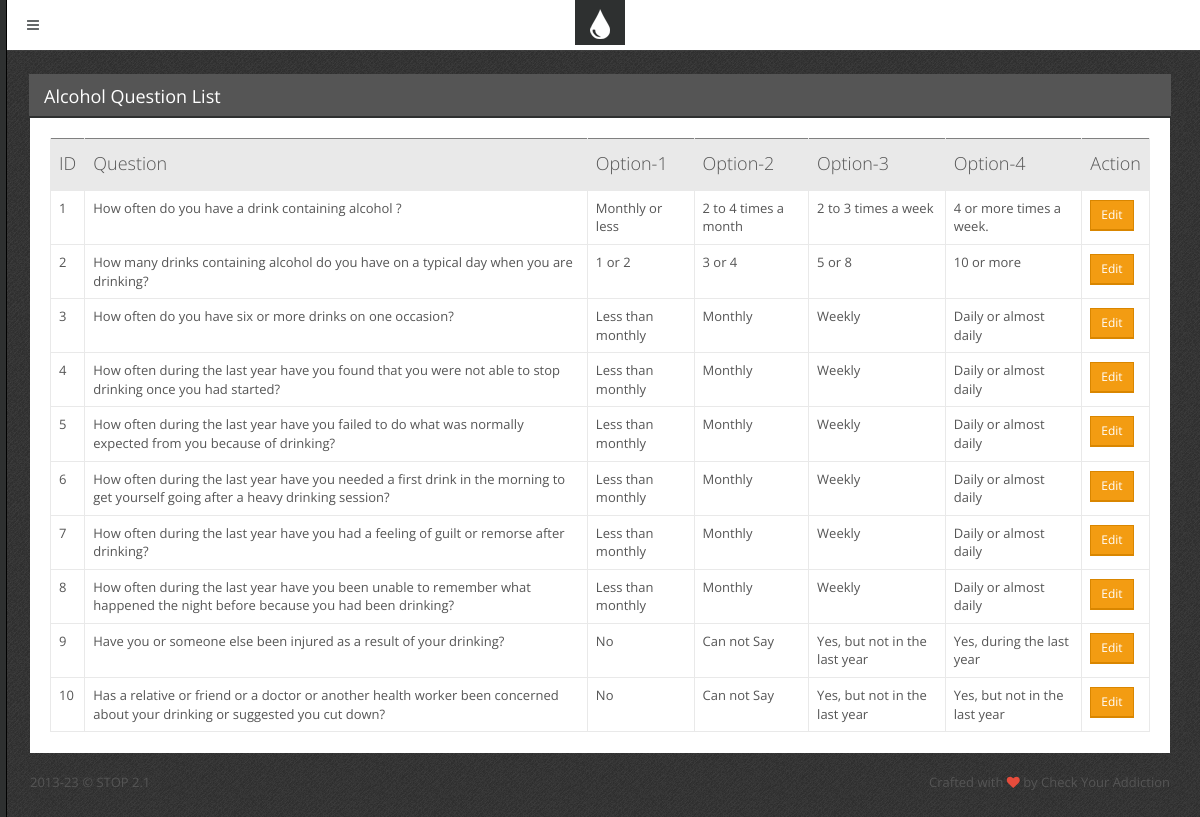
Page /add_question.php on the committed database.
### tables this page shows
CREATE TABLE IF NOT EXISTS `questions` (
  `id` int(11) NOT NULL AUTO_INCREMENT,
  `qid` int(11) NOT NULL,
  `question` varchar(256) NOT NULL,
  `option1` varchar(256) NOT NULL,
  `option2` varchar(256) NOT NULL,
  `option3` varchar(256) NOT NULL,
  `option4` varchar(256) NOT NULL,
  PRIMARY KEY (`id`)
);

### add_question.php (the view, shortened to what this page needs)
<?php include 'inc/top.php';       ?>
<?php
    include("db.php");
            $result = mysqli_query($con,"SELECT * FROM questions  ");
?>
<div class="block">
        <div class="block-title">
            <h2>Alcohol Question List</h2>
        </div>
        <div class="table-responsive">
            <table id="general-table" class="table" border="1">
                <thead>
                    <tr>
                        <th>ID </th>
                        <th>Question</th>
                        <th>Option-1</th>
                        <th>Option-2</th>
                        <th>Option-3</th>
                        <th>Option-4</th>
                        <th >Action</th>
                    </tr>
                </thead>
                <tbody>
                    <?php
                                while($test = mysqli_fetch_array($result))
                            {
                                $qid = $test['qid'];
                    ?>
                    <tr>
                        <td ><?php echo "".$test['qid'];  ?></td>
                        <td ><?php echo "".$test['question'];  ?></td>
                        <td ><?php echo "".$test['option1'];  ?></td>
                        <td ><?php echo "".$test['option2'];  ?></td>
                        <td ><?php echo "".$test['option3'];  ?></td>
                        <td ><?php echo "".$test['option4'];  ?></td>
                        <td><?php echo " <a href ='que_edit.php?qid=$qid' class='btn btn-sm btn-primary'>Edit</a> &nbsp;";?></td>
                    </tr>
                <?php } ?>
                </tbody>
        </table>
        </div>
    </div>
<?php include 'inc/footer.php';  ?>
<?php include 'inc/bottom.php';  ?>

### css/main.css (style rules this page uses)
body { font-family: "Open Sans", "Helvetica Neue", Helvetica, Arial, sans-serif; color: #555555; font-size: 13px; background: #454545 url('../img/template/bg.png') top left repeat; }
.block { margin: 0 0 20px; padding: 20px 20px 1px 20px; background-color: #ffffff; }
.block-title { color: #646869; margin: -21px -21px 20px; background-color: #555555; border-bottom: 2px solid #2e3030; color: #ffffff; }
.block-title h1, .block-title h2, .block-title h3, .block-title h4, .block-title h5, .block-title h6 { display: inline-block; font-size: 18px; line-height: 18px; line-height: 1.4; margin: 0; padding: 10px 16px 7px; font-weight: normal; }
.block-title h1, .block-title h2, .block-title h3 { padding-left: 15px; padding-right: 15px; }
h1, h2, h3, h4, h5, h6, .h1, .h2, .h3, .h4, .h5, .h6 { font-family: "Open Sans", "Helvetica Neue", Helvetica, Arial, sans-serif; font-weight: 300; }
.text-primary, .text-primary:hover, a, a:hover, a:focus { color: #f39c12; }
.table thead > tr > th { font-size: 18px; font-weight: 300; }
.table thead > tr > th, .table thead > tr > td, .table tfoot > tr > th, .table tfoot > tr > td { background-color: #e9e9e9; padding-top: 12px; padding-bottom: 12px; }
.table thead > tr > th, .table tbody > tr > th, .table tfoot > tr > th, .table thead > tr > td, .table tbody > tr > td, .table tfoot > tr > td, .table tbody + tbody, .table-bordered, .table-bordered > thead > tr > th, .table-bordered > tbody > tr > th, .table-bordered > tfoot > tr > th, .table-bordered > thead > tr > td, .table-bordered > tbody > tr > td, .table-bordered > tfoot > tr > td { border-color: #e9e9e9; }
.btn { margin: 1px 0; border-radius: 0 !important; }
.btn-primary, .btn-primary:hover, .btn-primary:focus, .btn-primary:active, .btn-primary.active, .open .dropdown-toggle.btn-primary, .btn-primary.disabled, .btn-primary[disabled], fieldset[disabled] .btn-primary, .btn-primary.disabled:hover, .btn-primary[disabled]:hover, fieldset[disabled] .btn-primary:hover, .btn-primary.disabled:focus, .btn-primary[disabled]:focus, fieldset[disabled] .btn-primary:focus, .btn-primary.disabled:active, .btn-primary[disabled]:active, fieldset[disabled] .btn-primary:active, .btn-primary.disabled.active, .btn-primary[disabled].active, fieldset[disabled] .btn-primary.active { background-color: #f39c12; border-color: #d98600; -webkit-box-shadow: 0 1px 0 #d98600; box-shadow: 0 1px 0 #d98600; }
p, .table, .alert, .carousel { margin-bottom: 20px; }

### rows in the picture
questions: qid "1", question "How often do you have a drink containing alcohol ?", option1 "Monthly or less", option2 "2 to 4 times a month", option3 "2 to 3 times a week", option4 "4 or more times a week."
questions: qid "2", question "How many drinks containing alcohol do you have on a typical day when you are drinking?", option1 "1 or 2", option2 "3 or 4", option3 "5 or 8", option4 "10 or more"
questions: qid "3", question "How often do you have six or more drinks on one occasion?", option1 "Less than monthly", option2 "Monthly", option3 "Weekly", option4 "Daily or almost daily"
questions: qid "4", question "How often during the last year have you found that you were not able to stop drinking once you had started?", option1 "Less than monthly", option2 "Monthly", option3 "Weekly", option4 "Daily or almost daily"
questions: qid "5", question "How often during the last year have you failed to do what was normally expected from you because of drinking?", option1 "Less than monthly", option2 "Monthly", option3 "Weekly", option4 "Daily or almost daily"
questions: qid "6", question "How often during the last year have you needed a first drink in the morning to get yourself going after a heavy drinking session?", option1 "Less than monthly", option2 "Monthly", option3 "Weekly", option4 "Daily or almost daily"
questions: qid "7", question "How often during the last year have you had a feeling of guilt or remorse after drinking?", option1 "Less than monthly", option2 "Monthly", option3 "Weekly", option4 "Daily or almost daily"
questions: qid "8", question "How often during the last year have you been unable to remember what happened the night before because you had been drinking?", option1 "Less than monthly", option2 "Monthly", option3 "Weekly", option4 "Daily or almost daily"
questions: qid "9", question "Have you or someone else been injured as a result of your drinking?", option1 "No", option2 "Can not Say", option3 "Yes, but not in the last year", option4 "Yes, during the last year"
questions: qid "10", question "Has a relative or friend or a doctor or another health worker been concerned about your drinking or suggested you cut down?", option1 "No", option2 "Can not Say", option3 "Yes, but not in the last year", option4 "Yes, but not in the last year"

### other values in the picture
$template['name'] "STOP"
$template['version'] "2.1"
